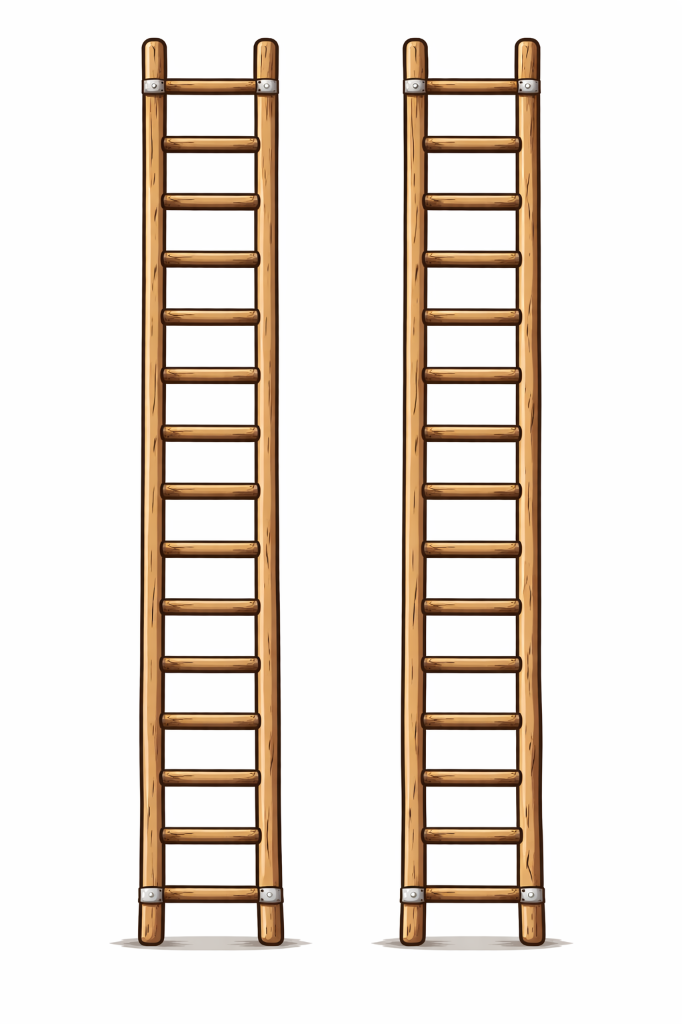
#> input picture ladder_raw.png, 682 x 1024 px
$ python process_ladder.py
#> lines starting #> are read from the running program, lines starting #| are printed output that depends on the picture
from PIL import Image
import os

def process_ladder(image_path, output_path):
#> called with image_path = 'ladder_raw.png', output_path = 'ladder.png'
    try:
        img = Image.open(image_path).convert("RGBA")
#> img is the input picture: PIL image 682x1024 RGBA; mean R, G, B, A 233.8, 225.3, 217.4, 255

        # Remove white/light background and make it transparent
        data = img.getdata()
        new_data = []
        for item in data:
            # If color is close to white/light beige, make transparent
            if item[0] > 220 and item[1] > 220 and item[2] > 220:
                new_data.append((255, 255, 255, 0))
            else:
                new_data.append(item)
#> after the loop, new_data = 698368 items
        img.putdata(new_data)

        # Define a bounding box around the left ladder
        # Rough estimate based on image proportions
        width, height = img.size
#> width = 682; height = 1024
        # The new image has ladders on left/right half.
        box = (0, 0, width // 2, height)
#> box = (0, 0, 341, 1024)

        cropped = img.crop(box)
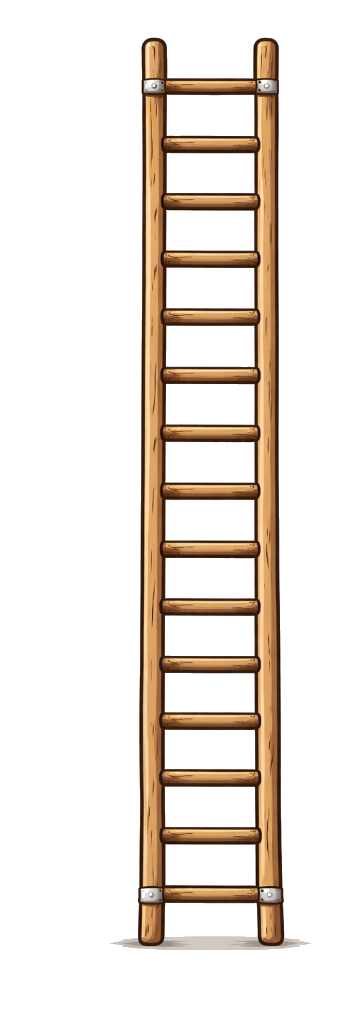
#> cropped: PIL image 341x1024 RGBA; mean R, G, B, A 234.8, 226.4, 218.5, 52.7; transparent parts drawn white
        bbox = cropped.getbbox()
#> bbox = (110, 37, 311, 950)
        if bbox:
            perfect_crop = cropped.crop(bbox)
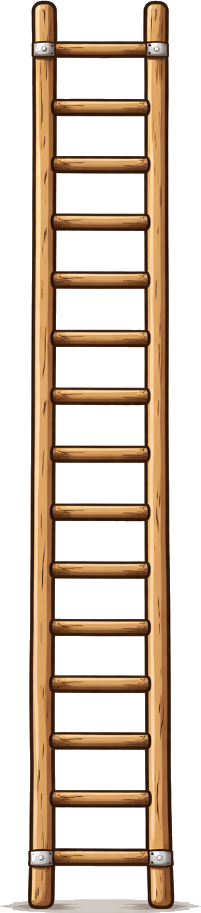
#> perfect_crop: PIL image 201x913 RGBA; mean R, G, B, A 216.5, 200.5, 185.5, 100.3; transparent parts drawn white
            perfect_crop.save(output_path)
            print("Successfully processed and saved the ladder sprite!")
        else:
            print("Warning: Blank bounding box for ladder.")

    except Exception as e:
        print(f"Error processing ladder: {e}")

if __name__ == "__main__":
    process_ladder("ladder_raw.png", "ladder.png")

$ run again, with ChatGPT Image 28 feb 2026, 08_42_18 a.m..png copied over ladder_raw.png
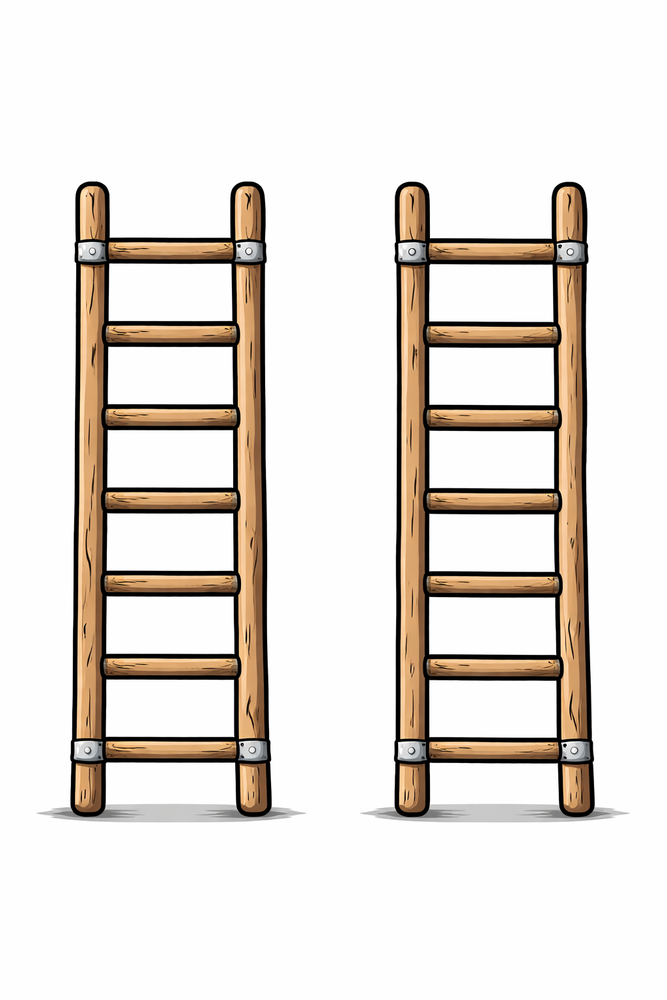
#> input picture ChatGPT Image 28 feb 2026, 08_42_18 a.m..png, 667 x 1000 px, shrunk from 1024 x 1536 before the run
#> after the loop in process_ladder, `for item in data:`: new_data = 667000 items
#> in process_ladder, `cropped = img.crop(box)`:
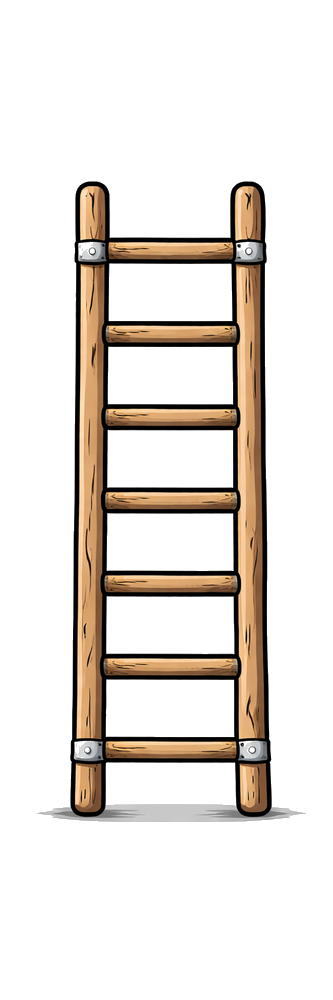
#> cropped: PIL image 333x1000 RGBA; mean R, G, B, A 230.2, 224.4, 218.6, 53.4; transparent parts drawn white
#> bbox = (37, 181, 306, 822)
#> in process_ladder, `perfect_crop = cropped.crop(bbox)`:
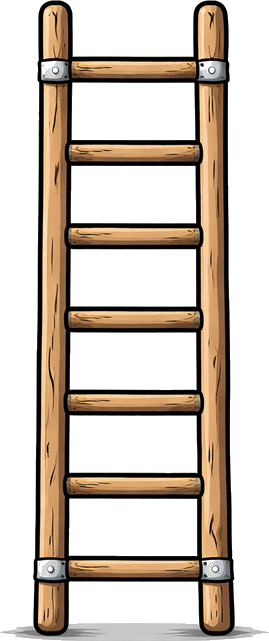
#> perfect_crop: PIL image 269x641 RGBA; mean R, G, B, A 207.2, 195.8, 184.7, 103.1; transparent parts drawn white
